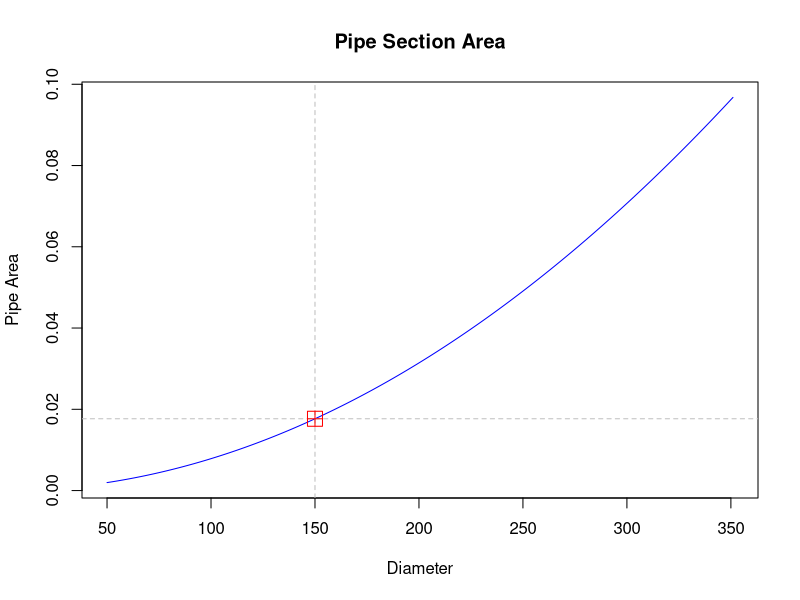
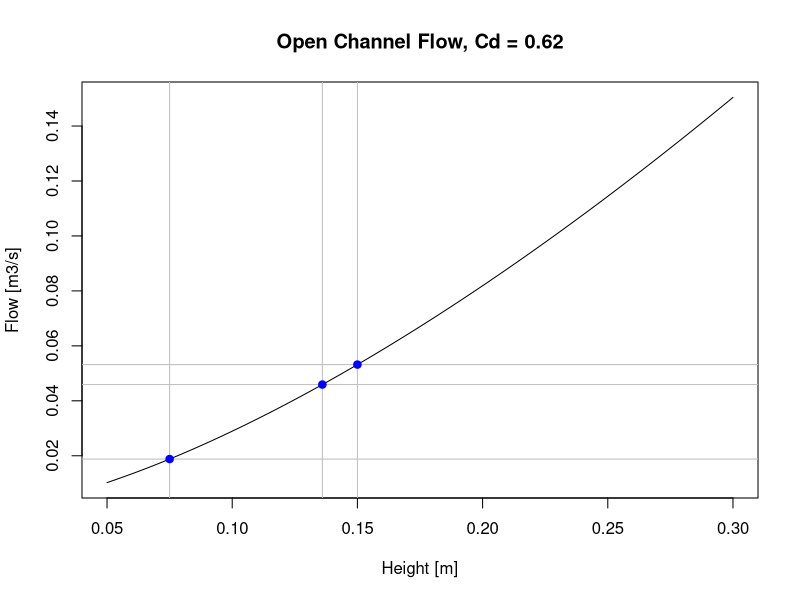

R code for these plots, in order:
#################################################
#
# R4H2O Chapter 2: Introduction to the R Language
#
#################################################

# Assigning variables

diameter <- 150
diameter

(pi / 4) * (diameter / 1000)^2

# BODMAS

3 - 3 * 6 + 2

7 + 7 / 7 + 7 * 7 - 7

# Vector Variables

complaints <- c(12, 7, 23, 45, 9, 33, 12)
day <- 1:100

# Arithmetic functions

non_revenue_water <- c(13, -9, 45, 0)

sum(non_revenue_water)

prod(non_revenue_water)

factorial(non_revenue_water)

exp(non_revenue_water)

log(non_revenue_water)

sqrt(non_revenue_water)

abs(non_revenue_water)

# Absolute values
sqrt(abs(non_revenue_water))

# Complex numbers
sqrt(as.complex(-non_revenue_water))

# Basic visualisation

diameters <- 50:351
pipe_areas <- (pi / 4) * (diameters / 1000)^2

plot(diameters, pipe_areas,
     type = "l", col = "blue",
     main = "Pipe Section Area",
     xlab = "Diameter", ylab = "Pipe Area")
abline(v = 150, col = "grey", lty = 2)
abline(h = (pi / 4) * (150 / 1000)^2, col = "grey", lty = 2)
points(150, (pi / 4) * (150 / 1000)^2, col = "red", pch = 12, cex = 2)

# Irrigation Channel Case Study

# Define constants

cd <- 0.62
g <- 9.81
b <- 0.5

# Question 1
# Flow in m3/2 when h = 100 mm

h1 <- 100 / 1000
q1 <- (2 / 3) * cd * sqrt(2 * g) * b * h1^(3 / 2)
q1

# Question 2
# h=150mm, h = 136mm, h = 75mm

h2 <- c(150, 136, 75) / 1000
q2 <- (2 / 3) * cd * sqrt(2 * g) * b * h2^(3 / 2)
mean(q2)

# Question 3
# Plot the flow in m3/s for all heights between 50mm and 500mm

h3 <- (50:300) / 1000
q3 <- (2 / 3) * cd * sqrt(2 * g) * b * h3^(3 / 2)

plot(h3, q3, type = "l",
     xlab = "Height [m]", ylab = "Flow [m3/s]",
     main = "Open Channel Flow, Cd = 0.62")
abline(v = h2, col = "grey")
abline(h = q2, col = "grey")
points(h2, q2, pch = 19, col = "blue")

# Generate sequences

h3 <- seq(from = .05, to = .3, by = .001)

h3 <- seq(from = 0.05, to = 0.3, length.out = 100)

# For-loop (not recommended)

q3 <- vector()
i <- 1

for (h3 in 50:500) {
  q3[i] <- (2 / 3) * cd * sqrt(2 * g) * b * (h3 / 1000)^(3 / 2)
  i <- i + 1
}
